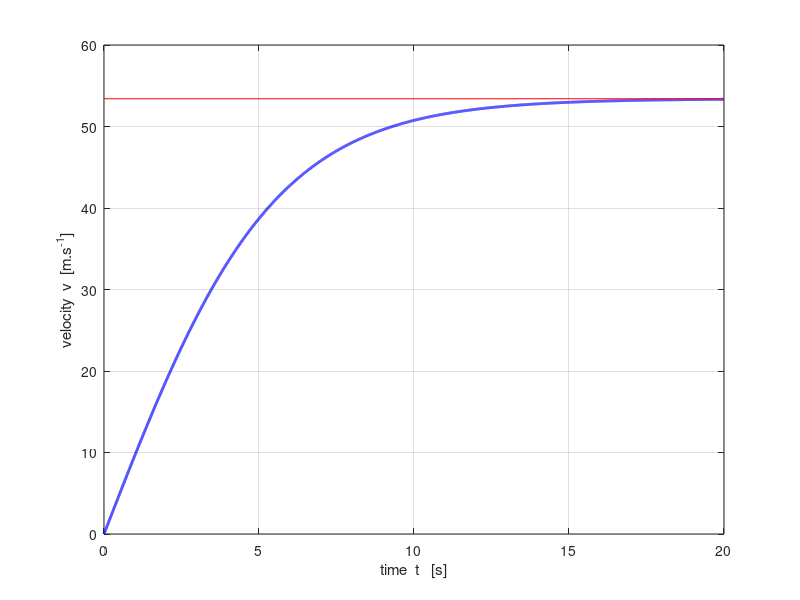
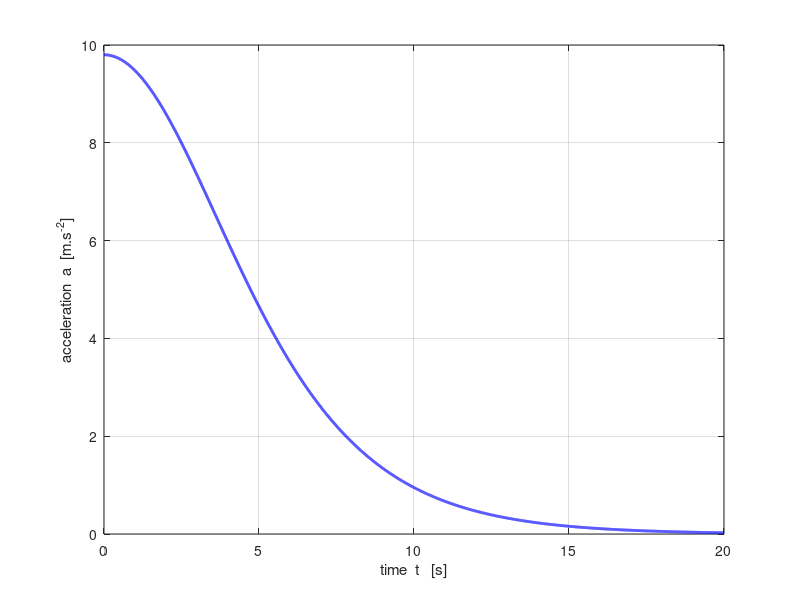
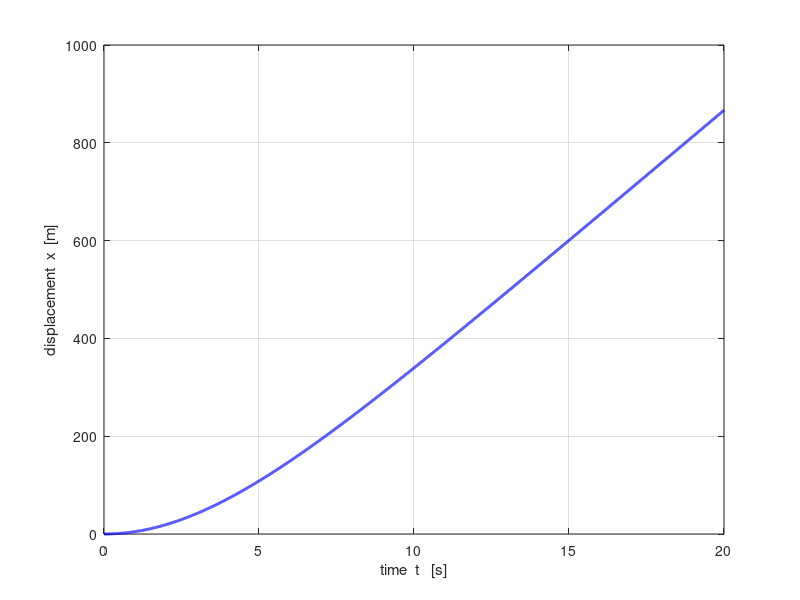
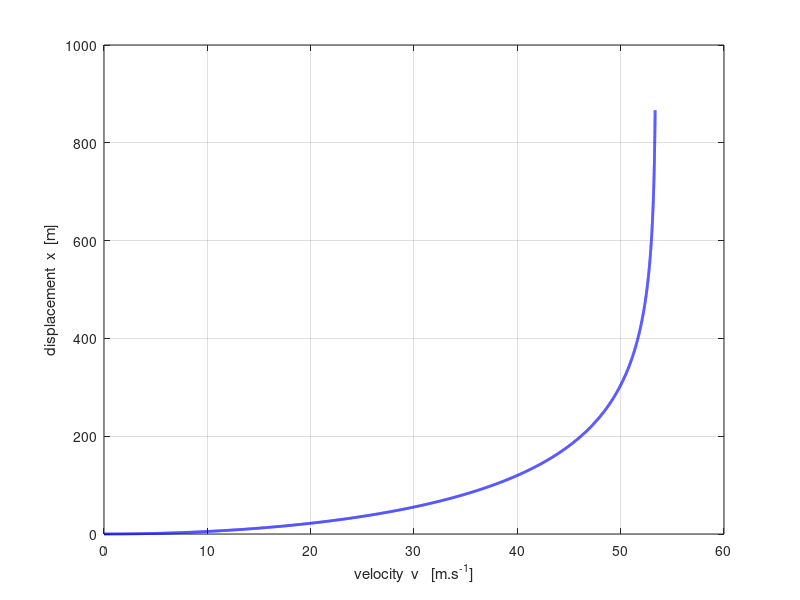

MATLAB code to generate these figures, in order:
% mec_stokes.m

% 21 apr 2015
% Ian Cooper   School of Physics   University of Sydney
% cooper@physics.usyd.edu.au
% https://d-arora.github.io/Doing-Physics-With-Matlab/
% Motion of an object falling through a fluid
% Stokes Law - numerical calculation of a, v and x
% S.I. units used for all physical quantities

clear all
close all
clc
hold on
% INPUTS -----------------------------------------------------------------
  R = 0.5;%2e-4;                 % radius of object
  CD = 0.5; %1e3;                 % drag coefficient
  rho = 7800;                      % density of object
  rhoF = 1.225 ;%1.2;               % density of fluid
  visc = 1.789e-5 ;%1.8e-5;         % viscosity of fluid
  tMin = 0;
  tMax = 20;
  N = 10000;
% SETUP ------------------------------------------------------------------
  g = 9.8;                  % acceleration due to gravity
  Vol = (4/3)*pi*R^3;       % volume of object
  m = Vol*rho;              % mass of object
  m =  70; % 2.7e-3;              % mass instead of calc from density
  FG = m*g;                 % weigth of object
  A = pi*R^2;               % Cross-sectional area of object
  v0 = 0;                   % initial velocity of object
 
  k1 = 0.5 * CD * A * rhoF / m;     % Drag force constant
  
  vT = sqrt(2 * m * g / (CD * A * rhoF));    % terminal velocity

  t = linspace(tMin,tMax,N);          % time
  dt = t(2)-t(1);                     % time step
  x = zeros(N,1);                     % displacement
  v = zeros(N,1);                     % velocity
  a = zeros(N,1);                     % acceleration

  % Starting Values  
  x(1) = 0;
  v(1) = v0;
  if v(1) == 0 
     a(1) = g;
  else
        a(1) = g - k1 * v(1)^3 / abs(v(1));
  end
  
  v(2) = v(1) + a(1) * dt;
  a(2) = g - k1 * v(2)^3 / abs(v(2));
  v(2) = v(1) + 0.5 *(a(1)+a(2)) * dt;
  

% Finite Difference procedure
for k = 1 : N-2
    v(k+2) = v(k) + 2*dt * (g - k1 * v(k+1)^3 / abs(v(k+1)));
end

 for k = 1 : N-2
     x(k+2) = x(k) + 2*dt * v(k+1);
 end
 
  for k = 3 : N
     a(k) = g - k1 * v(k).^3 ./ abs(v(k));
  end
  
  NR = (2*rhoF*R/visc) .* abs(v);           % Reynolds number
 
% forces
F_G = FG .* ones(1,N);
F_R = m.*a - F_G';
  
% GRAPHICS ================================================================
%xValues = 0:0.1:0.4;
figure(1)    % velocity / time
col = 'b';
fs = 9;
set(gcf,'units','normalized','position',[0.2 0.2 0.18 0.22]);
tx = 'time  t   [s]';
ty = 'velocity  v  [m.s^{-1}]';
xP = t; yP = v;

%Xrange = [0 1.0 * max(xP)];
Xrange = [0 1.0*tMax];
%Yrange = [0 1.1 * max(yP)];
  plot(xP,yP,col,'lineWidth',2)
xlabel(tx); ylabel(ty);
set(gca,'Xlim',Xrange);
%set(gca,'Ylim',Yrange);
%set(gca,'Xtick',xValues);
grid on

hold on
 plot([0 tMax],[vT vT],'r');
box on
figure(2)   % acceleration / time  aaaaaaaaaaaaaaaaaaaaaaaaaaaaaaaaaaaaaaa
fs = 9;
set(gcf,'units','normalized','position',[0.4 0.2 0.18 0.22]);
tx = 'time  t   [s]';
ty = 'acceleration  a  [m.s^{-2}]';
xP = t; yP = a;

% Xrange = [0 1.0 * max(xP)];
% Yrange = [-1.1*max(yP) 1.1 * max(yP)];
% Xrange = [0 1.0 * 2];
% Yrange = [-1.1*10 1.1 * 10];
   plot(xP,yP,col','lineWidth',2)
grid on
xlabel(tx); ylabel(ty);
set(gca,'Xlim',Xrange);
%set(gca,'Ylim',Yrange);
%set(gca,'Xtick',xValues);
% 
figure(3)   % displacement / time xxxxxxxxxxxxxxxxxxxxxxxxxxxxxxxxxxxxxxx
fs = 9;
set(gcf,'units','normalized','position',[0.6 0.2 0.18 0.22]);
tx = 'time  t   [s]';
ty = 'displacement  x  [m]';
xP = t; yP = x;

% Xrange = [0 1.0 * max(xP)];
% Yrange = [0 1.1 * max(yP)];
% Xrange = [0 1.0 * 2];
% Yrange = [-20 1.1 * 40];
   plot(xP,yP,col','lineWidth',2)
grid on
xlabel(tx); ylabel(ty);
set(gca,'Xlim',Xrange);
%set(gca,'Ylim',Yrange);
%set(gca,'Xtick',xValues);
hold on
box on

figure(4)   % displacement  /  velocity  xvxvxvxvxvxvxvxvxvxvxvxvxvxvxvxv
fs = 9;
set(gcf,'units','normalized','position',[0.8 0.2 0.18 0.22]);
tx = 'velocity  v   [m.s^{-1}]';
ty = 'displacement  x  [m]';
xP = v; yP = x;

% Xrange = [0 1.0 * max(xP)];
% Yrange = [0 1.1 * max(yP)];
% Xrange = [0 1.0 * 2];
% Yrange = [0 1.1 * 10];
   plot(xP,yP,col','lineWidth',2)
grid on
xlabel(tx); ylabel(ty);
%set(gca,'Xlim',Xrange);
%set(gca,'Ylim',Yrange);

figure(5)   % forces / time  ffffffffffffffffffffffffffffffffffffffffffff
fs = 9;
set(gcf,'units','normalized','position',[0.1 0.5 0.18 0.22]);
tx = 'time  t  [s]';
ty = 'Force  [N]';
xP = t; yP = F_G;

% Xrange = [0 1.0 * max(xP)];
% Yrange = [0 1.1 * max(yP)];
% Xrange = [0 1.0 * 2];
% Yrange = [0 1.1 * 10];
   plot(xP,yP,col','lineWidth',2)
grid on
xlabel(tx); ylabel(ty);

hold on
   col = 'r';
   yP = F_R;
   plot(xP,yP,col','lineWidth',2)
   
   yP = F_G + F_R' ;
  
   col = 'k';
   plot(xP,yP,col','lineWidth',1)
   
set(gca,'Xlim',Xrange);
%set(gca,'Ylim',Yrange);
%set(gca,'Xtick',xValues);
%legend('F_G','F_R','F_{net}','Orientation','horizontal');
title('    ');

figure(6)   % Reynolds Number / time RRRRRRRRRRRRRRRRRRRRRRRRRRRRRRRRRRR
fs = 9;
col = 'b';
set(gcf,'units','normalized','position',[0.4 0.5 0.18 0.22]);
tx = 'time  t  [s]';
ty = 'Reynolds No.  N_R';

xP = t; yP = NR;

% Xrange = [0 1.0 * max(xP)];
% Yrange = [0 1.1 * max(yP)];
% Xrange = [0 1.0 * 2];
% Yrange = [0 1.1 * 10];
   plot(xP,yP,col','lineWidth',2)
grid on
xlabel(tx); ylabel(ty);

set(gca,'Xlim',Xrange);
%set(gca,'Ylim',Yrange);
%set(gca,'Xtick',xValues);
